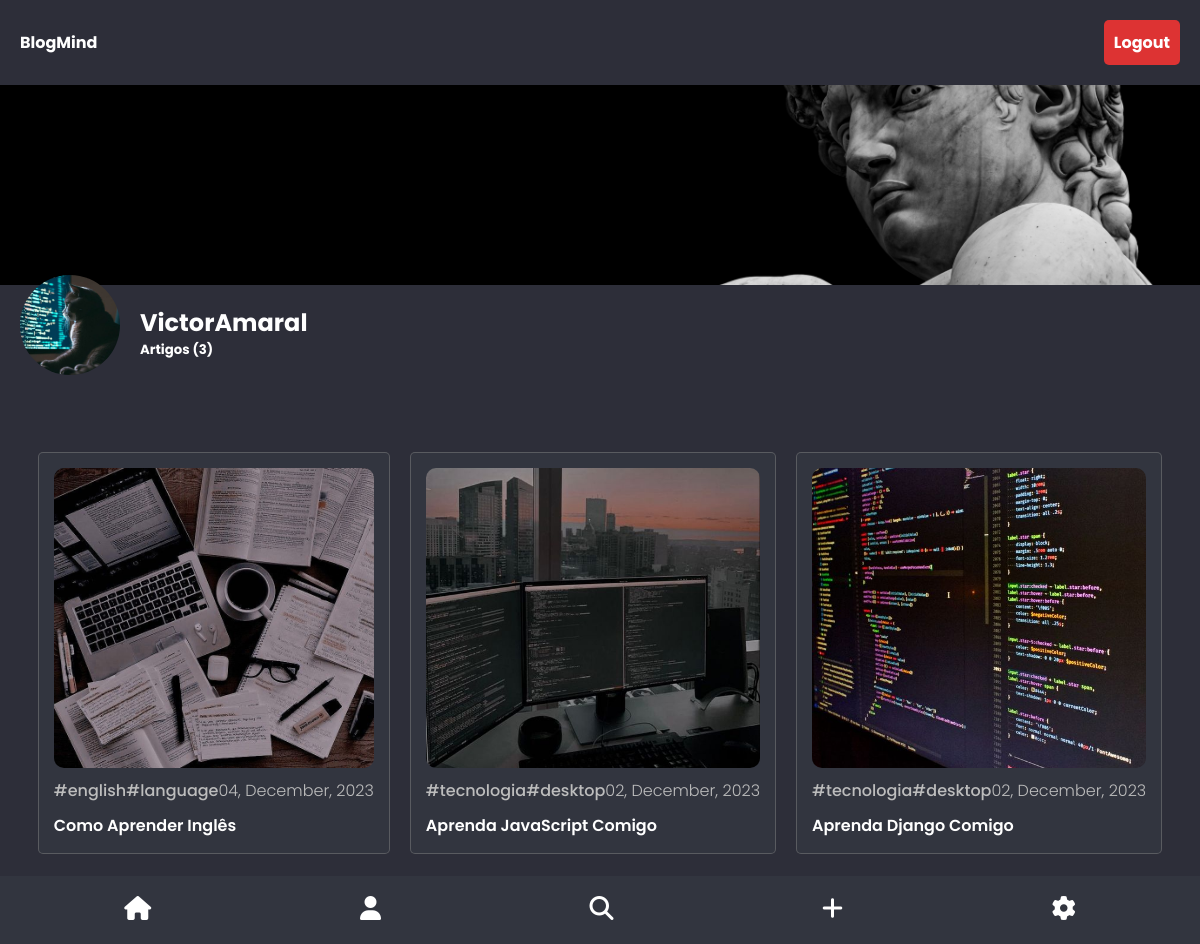
Before: /profile/15 with the older database file.
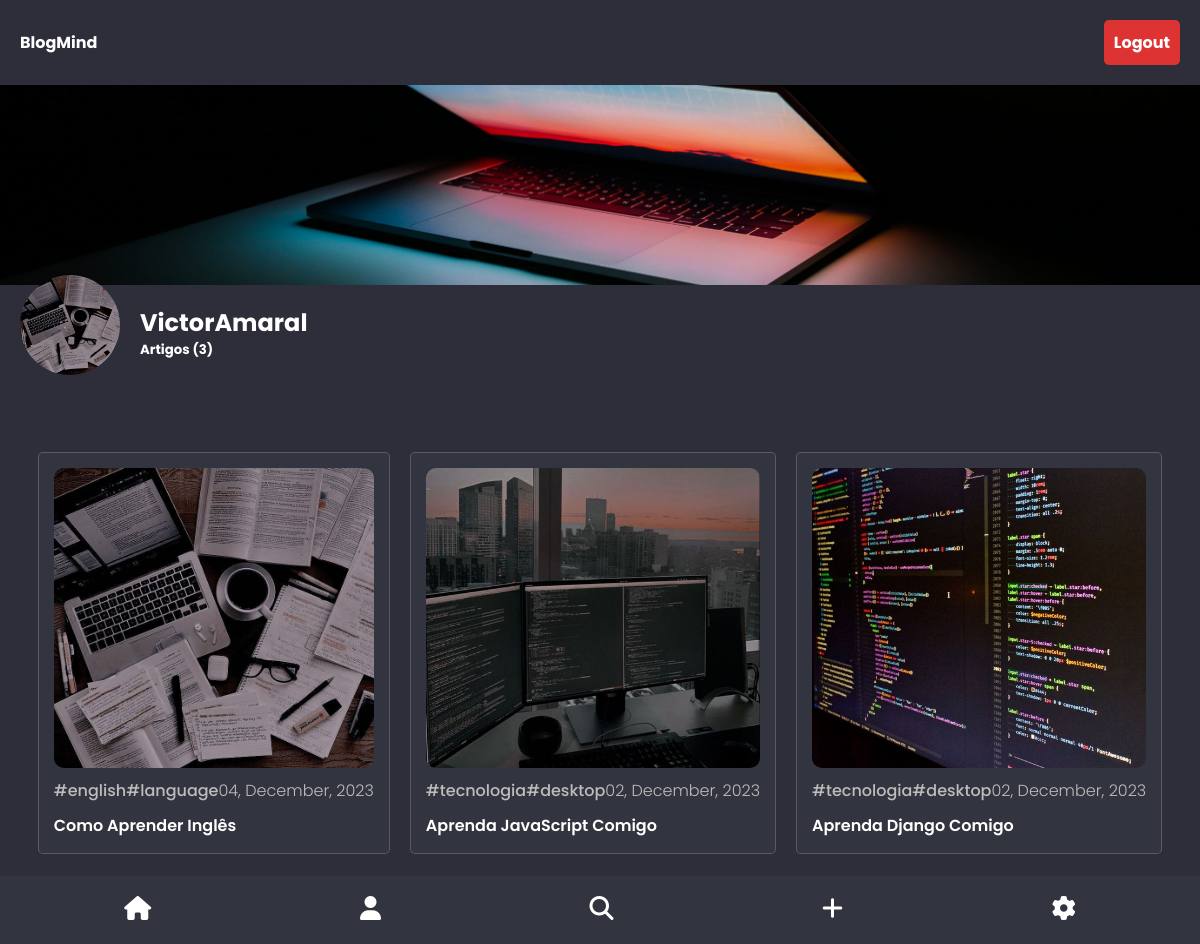
After: the same page with the newer database file.
### app_blogmind/models.py (models this page shows)
class UserProfile(models.Model):
    user = models.ForeignKey(User, on_delete=models.CASCADE)
    profileimg = models.ImageField(upload_to='profile_images/', default='profile-1.jpg')
    background = models.ImageField(upload_to='profile_images/', default='profile-1.jpg')
    def __str__(self):
        return f'{self.user.username}'

### app_blogmind/views.py (the view)
# urls.py: path('profile/<int:id>', ViewProfile, name='profile'),
def ViewProfile(request, id):
    user = UserProfile.objects.get(user=id)
    posts = Post.objects.filter(user=user)
    return render(request, 'profile/profile.html',{'user':user, 'posts':posts})

### app_blogmind/models.py (called while the page is built)
    def formatted_date(self):
        return self.created.strftime("%d, %B, %Y")

    def get_absolute_url(self):
        return reverse('detail', args=[self.created.year, self.created.month, self.created.day, self.slug])

### templates/profile/profile.html (shortened to what this page needs)
{% load static %}
<!DOCTYPE html>
<html lang="en">
<head>
    <link rel="stylesheet" href="/static/css/blog/home.css">
    <link rel="stylesheet" href="/static/css/blog/post.css">
    <link rel="stylesheet" href="/static/css/profile/profile.css">
    <link rel="stylesheet" href="/static/css/blog/hover.css">
    <link rel="stylesheet" href="/static/css/detail/footer.css">
    <link rel="stylesheet" href="/static/css/menu.css">
</head>
<body>
    <div class="container">
        {% include 'blog/header.html' %}
        {% include 'profile/perfil.html' %}
        {% include 'profile/post.html' %}
        {% include 'menu.html' %}
    </div>
</body>
</html>

### templates/profile/perfil.html
<div class="banner">
    <img src="{{user.background.url}}" alt="">
</div>
<div class="perfil">
    <div id="foto-perfil">
        <img src="{{user.profileimg.url}}" alt="">
    </div>
    <div id="text-perfil">
        {% if user.user.username == request.user.username %}
            <h2>{{user}}(Eu)</h2>
        {% else %}
            <h2>{{user}}</h2>
        {% endif %}
        <h5>Artigos ({{posts.count}})</h5>
    </div>
</div>

Changed rows visible on the page:
changed UserProfile "VictorAmaral": background: a different picture; profileimg: a different picture
